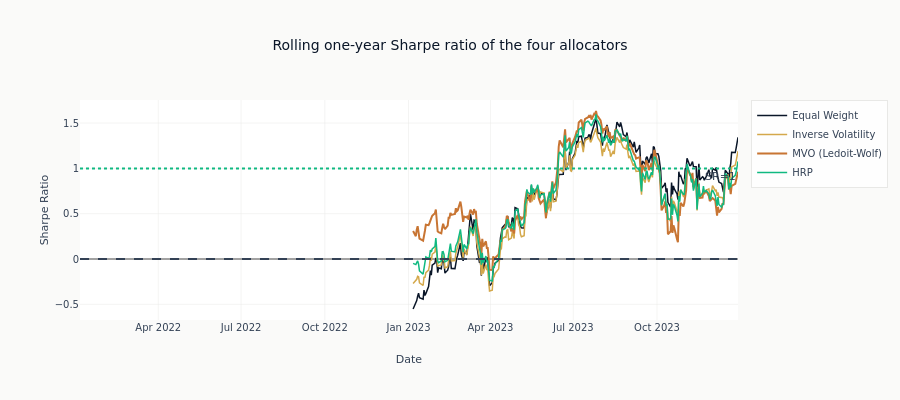

Notebook code cell kept with this figure:
### Markdown cell above
## 10. Rolling Sharpe Ratio

### Code cell
fig = go.Figure()

for name, result in results.items():
    rolling = portfolio_analyses[name].compute_rolling_metrics(
        windows=[252],
        metrics=["sharpe"],
    )
    rs_raw = np.asarray(rolling.sharpe[252].to_list(), dtype=float)
    rs = np.concatenate(([np.nan], rs_raw[:-1])) if rs_raw.size else rs_raw
    fig.add_trace(
        go.Scatter(
            x=result["dates"],
            y=rs,
            mode="lines",
            name=name,
            line=dict(color=colors[name], width=2 if name == selected_method else 1.5),
        )
    )

fig.add_hline(y=0, line_dash="dash", line_color=COLORS["neutral"])
fig.add_hline(
    y=1,
    line_dash="dot",
    line_color=COLORS["positive"],
    annotation_text="SR=1",
    annotation_position="bottom right",
)

fig.update_layout(
    title="Rolling one-year Sharpe ratio of the four allocators",
    xaxis_title="Date",
    yaxis_title="Sharpe Ratio",
    height=400,
)
show_plotly_with_alt(
    fig,
    "Four rolling 252-day Sharpe ratios against date, crossing each other repeatedly, with reference lines at zero and one.",
)

### Figure 1 — Plotly figure (JSON) as saved in the notebook; plotly's stock layout.template omitted (floating-point values rounded to 4 significant figures; data arrays with more than 128 entries replaced by an {"elided": "..."} marker saying what was removed)
{"data": [{"line": {"color": "#0a1628", "width": 1.5}, "mode": "lines", "name": "Equal Weight", "type": "scatter", "x": {"elided": "499 str values"}, "y": {"elided": "499 float values"}}, {"line": {"color": "#D4A84B", "width": 1.5}, "mode": "lines", "name": "Inverse Volatility", "type": "scatter", "x": {"elided": "499 str values"}, "y": {"elided": "499 float values"}}, {"line": {"color": "#C87533", "width": 2}, "mode": "lines", "name": "MVO (Ledoit-Wolf)", "type": "scatter", "x": {"elided": "499 str values"}, "y": {"elided": "499 float values"}}, {"line": {"color": "#10b981", "width": 1.5}, "mode": "lines", "name": "HRP", "type": "scatter", "x": {"elided": "499 str values"}, "y": {"elided": "499 float values"}}], "layout": {"annotations": [{"showarrow": false, "text": "SR=1", "x": 1, "xanchor": "right", "xref": "x domain", "y": 1, "yanchor": "top", "yref": "y"}], "height": 400, "shapes": [{"line": {"color": "#334155", "dash": "dash"}, "type": "line", "x0": 0, "x1": 1, "xref": "x domain", "y0": 0, "y1": 0, "yref": "y"}, {"line": {"color": "#10b981", "dash": "dot"}, "type": "line", "x0": 0, "x1": 1, "xref": "x domain", "y0": 1, "y1": 1, "yref": "y"}], "title": {"text": "Rolling one-year Sharpe ratio of the four allocators"}, "xaxis": {"title": {"text": "Date"}}, "yaxis": {"title": {"text": "Sharpe Ratio"}}}}
